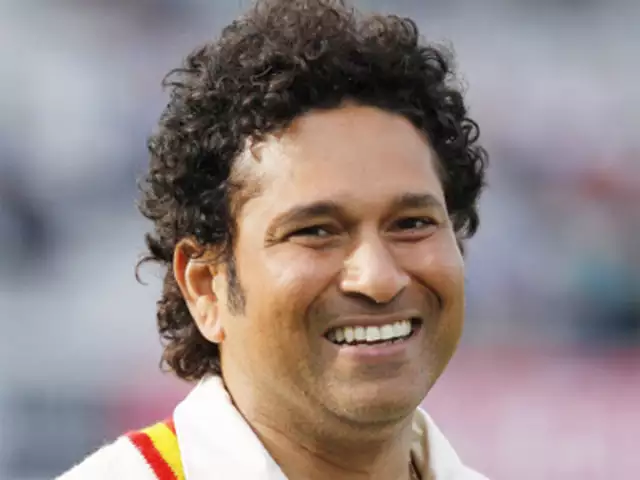
#> input picture OpenCV/sachin.jpg, 640 x 480 px
$ python Assignment3.1.py
#> lines starting #> are read from the running program, lines starting #| are printed output that depends on the picture; after the words box and inside, x2 and y2 are one past the last pixel; in counts of white or black regions, pixels touching at a corner belong together
import cv2

img = cv2.imread("sachin.jpg", 0)
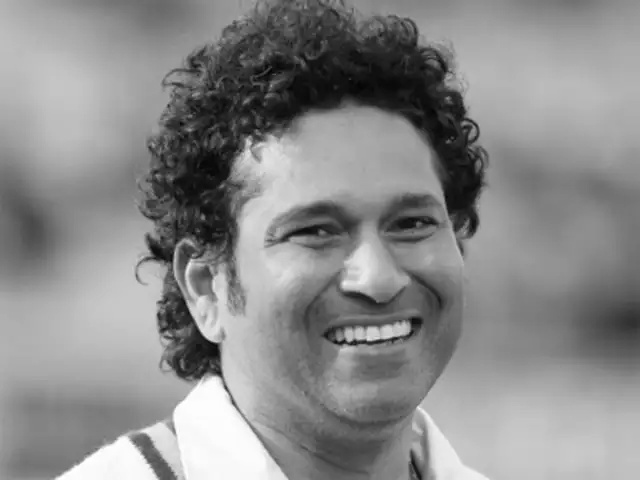
#> img: shape (480, 640); min 1, max 255, mean 138.5

edges = cv2.Canny(img,100,200)
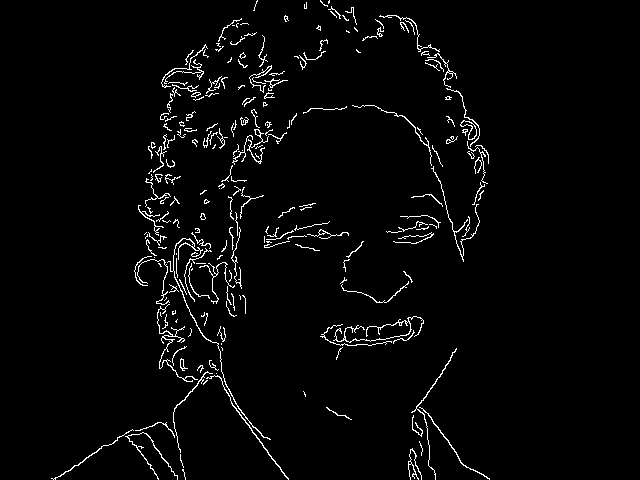
#> edges: shape (480, 640); 2.8% white in thin lines or dots, all inside (x1, y1, x2, y2) = (51, 0, 490, 480)

cv2.imshow("Sketch", edges)

cv2.waitKey(0)

cv2.destroyAllWindows()

quit()
#> (the program exits here)
